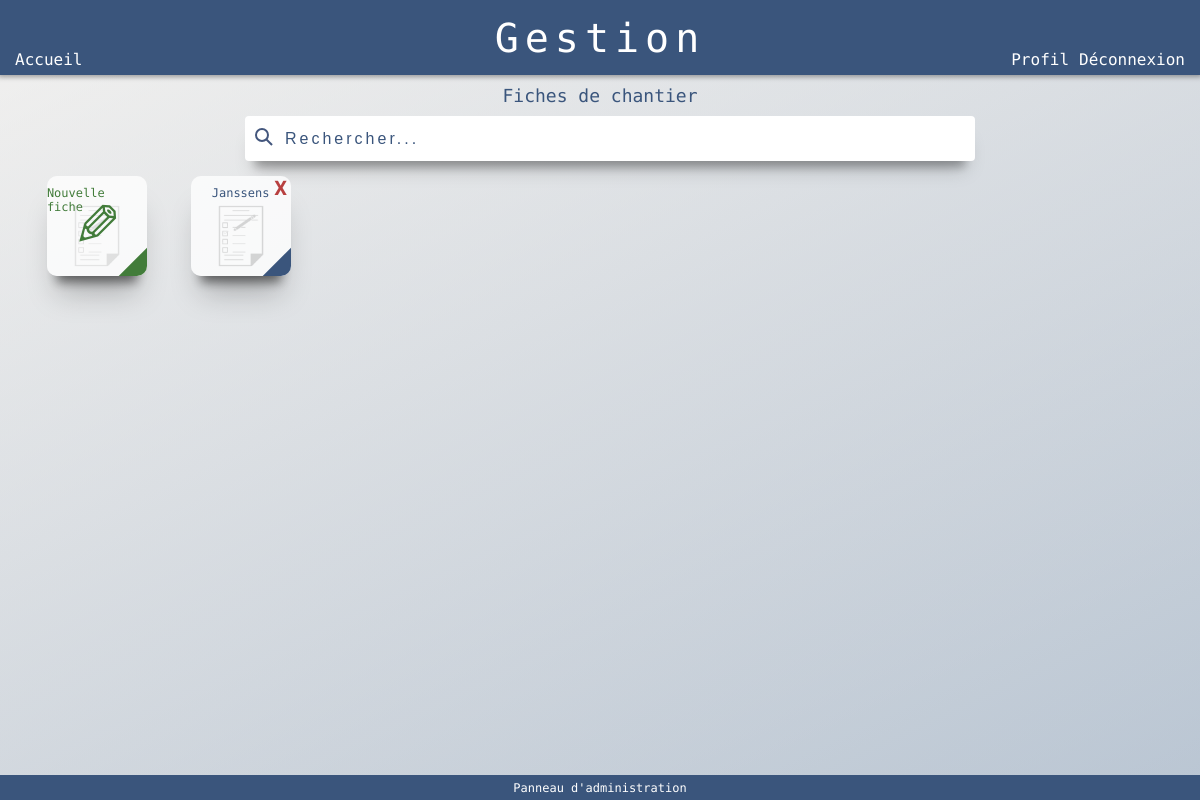
The page /fiches/ (signed in) on the database as committed earlier.
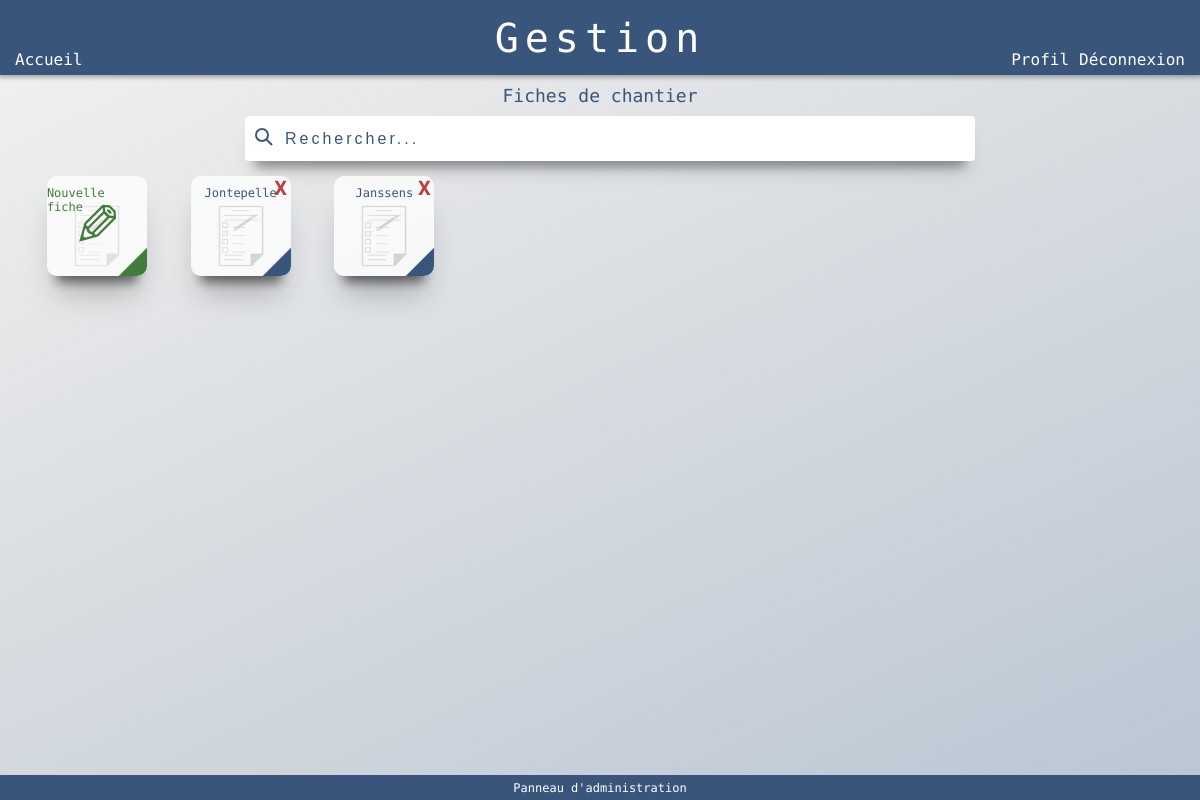
The same page on the database as committed later.
### fiches/models.py (models this page shows, shortened)
class Fiche(models.Model):
    first_name = models.CharField(max_length=200, null=False, blank=False)
    last_name = models.CharField(max_length=200, null=False, blank=False)
    adress = models.CharField(max_length=200, null=False, blank=False)
    city = models.CharField(max_length=200, null=False, blank=False)
    post_code = models.CharField(max_length=5, null=False, blank=False)
    phone = models.CharField(max_length=10, null=False, blank=False)
    invoice_number = models.CharField(max_length=10, blank=True, null=True)
    area = models.CharField(max_length=10, blank=True, null=True)
    roof = models.CharField(max_length=10, blank=True, null=True)
    height = models.CharField(max_length=10, blank=True, null=True)
    slant = models.CharField(max_length=20, choices=SLANT, null=False, blank=False)
    source = models.CharField(max_length=20, choices=SOURCE, null=False, blank=False)
    charpente_access = models.CharField(max_length=50, choices=ACCESS, blank=True, null=False)
    charpente_area = models.CharField(max_length=50, blank=True, null=False)
    charpente_height = models.CharField(max_length=50, blank=True, null=False)
    charpente_job = models.CharField(max_length=50, choices=CHARPENTE, blank=True, null=False)
    charpente_mess = models.CharField(max_length=50, choices=OUI_NON, blank=True, null=False)
    charpente_floor = models.CharField(max_length=50, choices=OUI_NON, blank=True, null=False)
    soufflage_access = models.CharField(max_length=50, choices=ACCESS, blank=True, null=False)
    soufflage_area = models.CharField(max_length=50, blank=True, null=False)
    soufflage_height = models.CharField(max_length=50, blank=True, null=False)
    soufflage_trash = models.CharField(max_length=50, blank=True, null=False)
    soufflage_mess = models.CharField(max_length=50, choices=OUI_NON, blank=True, null=False)
    soufflage_floor = models.CharField(max_length=50, choices=OUI_NON, blank=True, null=False)
    thermo_access = models.CharField(max_length=50, choices=ACCESS, blank=True, null=False)
    thermo_area = models.CharField(max_length=50, blank=True, null=False)
    thermo_height = models.CharField(max_length=50, blank=True, null=False)
    thermo_trash = models.CharField(max_length=50, blank=True, null=False)
    thermo_mess = models.CharField(max_length=50, choices=OUI_NON, blank=True, null=False)
    thermo_floor = models.CharField(max_length=50, choices=OUI_NON, blank=True, null=False)
    isol_access = models.CharField(max_length=50, choices=ACCESS, blank=True, null=False)
    isol_area = models.CharField(max_length=50, blank=True, null=False)
    isol_height = models.CharField(max_length=50, blank=True, null=False)
    isol_trash = models.CharField(max_length=50, blank=True, null=False)
    isol_mess = models.CharField(max_length=50, choices=OUI_NON, blank=True, null=False)
    isol_floor = models.CharField(max_length=50, choices=OUI_NON, blank=True, null=False)
    hydro_type = models.CharField(max_length=50, choices=HYDRO, blank=True, null=False)
    hydro_area = models.CharField(max_length=50, blank=True, null=False)
    hydro_roof = models.CharField(max_length=50, choices=TOITURE, blank=True, null=False)
    hydro_color = models.CharField(max_length=50, blank=True, null=False)
    hydro_model = models.CharField(max_length=50, blank=True, null=False)
    fait_roof = models.CharField(max_length=50, choices=TOITURE, blank=True, null=False)
    fait_length = models.CharField(max_length=50, blank=True, null=False)
    fait_length_num = models.CharField(max_length=50, blank=True, null=False)
    fait_color = models.CharField(max_length=50, blank=True, null=False)
    fait_masonry = models.CharField(max_length=50, choices=OUI_NON, blank=True, null=False)
    cap_access = models.CharField(max_length=50, choices=ACCESS, blank=True, null=False)
    cap_length = models.CharField(max_length=50, blank=True, null=False)
    cap_type = models.CharField(max_length=50, choices=WALL, blank=True, null=False)
    cap_color = models.CharField(max_length=50, blank=True, null=False)
    cap_mess = models.CharField(max_length=50, choices=OUI_NON, blank=True, null=False)
    waterproof_type = models.CharField(max_length=50, choices=PROOF, blank=True, null=False)
    waterproof_roof = models.CharField(max_length=50, choices=TOITURE, blank=True, null=False)
    waterproof_length = models.CharField(max_length=50, blank=True, null=False)
    waterproof_length_num = models.CharField(max_length=50, blank=True, null=False)
    waterproof_masonry = models.CharField(max_length=50, choices=OUI_NON, blank=True, null=False)
    infos = models.TextField(max_length=500, blank=True, null=False)
    created = models.DateTimeField(auto_now_add=True, null=True)
    owner = models.ForeignKey(Profile, null=True, blank=True, on_delete=models.SET_NULL)

### fiches/views.py (the view)
# urls.py: path('fiches/', include('fiches.urls')),
@login_required(login_url='login')
def fiches(request):
    users = User.objects.all()
    fiches = Fiche.objects.all()
    page_title = "Fiches de chantier"
    context = {'page_title': page_title, 'users': users, 'fiches': fiches}
    return render(request, 'fiches/fiches.html', context)

### fiches/templates/fiches/fiches.html (shortened to what this page needs)
{% extends "index/index.html" %}
{% load static %}
{% block content %}
<div id="fiches_wrapper">
    <div id="fiches_title">Fiches de chantier</div>
    <div id="fiches_search_bar">
        <button id="search_icon">
            <img src="{% static 'images/search-button.svg' %}">
        </button>
            <input id="search_bar_input" type="text" placeholder="Rechercher...">
    </div>
    <div id="fiches_content">
        <div class="fiches_wrap_c">
            <div id="icon_bg">✎</div>
            <img id="thumb_bg" src="{% static 'images/doc-icon.png' %}">
            <a class="fiches_thumbnail" href="{% url 'create_fiche' %}">
                <div class="fiches_customer_c">Nouvelle fiche</div>
            </a>
        </div>
        {% for fiche in fiches reversed %}
    <div class="fiches_wrap">
        {% if user.is_superuser %}
        <a class="fiches_crud" href="{% url 'delete_fiche' fiche.id %}"><button class="fiche_delete">X</button></a>
        {% endif %}
        <img id="thumb_bg" src="{% static 'images/doc-icon.png' %}">
        <a class="fiches_thumbnail" href="{% url 'fiche_chantier' fiche.id %}">
            <div class="fiches_customer">{{fiche.last_name}}</div>
        </a>
    </div>
        {% endfor %}
    </div>
</div>
{% endblock %}

Rows that differ between the two databases and show on the page:
added Fiche: last_name "Jontepelle"
